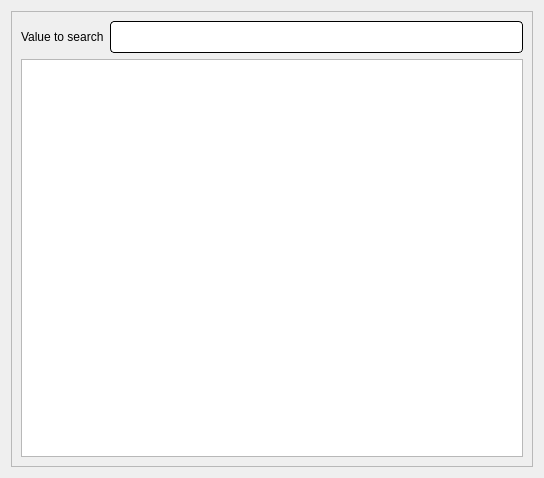
<?xml version="1.0" encoding="UTF-8"?>
<ui version="4.0">
 <class>membersList</class>
 <widget class="QDialog" name="membersList">
  <property name="geometry">
   <rect>
    <x>0</x>
    <y>0</y>
    <width>544</width>
    <height>478</height>
   </rect>
  </property>
  <property name="windowTitle">
   <string>Dialog</string>
  </property>
  <layout class="QVBoxLayout" name="verticalLayout_3">
   <item>
    <widget class="QFrame" name="frame">
     <property name="frameShape">
      <enum>QFrame::StyledPanel</enum>
     </property>
     <property name="frameShadow">
      <enum>QFrame::Raised</enum>
     </property>
     <layout class="QVBoxLayout" name="verticalLayout_2">
      <item>
       <layout class="QVBoxLayout" name="verticalLayout">
        <item>
         <layout class="QHBoxLayout" name="horizontalLayout">
          <item>
           <widget class="QLabel" name="label">
            <property name="sizePolicy">
             <sizepolicy hsizetype="Fixed" vsizetype="Fixed">
              <horstretch>0</horstretch>
              <verstretch>0</verstretch>
             </sizepolicy>
            </property>
            <property name="styleSheet">
             <string notr="true">font: 10pt &quot;Comic Sans MS&quot;;
color: rgb(0, 0, 0);</string>
            </property>
            <property name="text">
             <string>Value to search</string>
            </property>
           </widget>
          </item>
          <item>
           <widget class="QLineEdit" name="value">
            <property name="styleSheet">
             <string notr="true">QLineEdit{
	background-color: rgb(255, 255, 255);
	 border: 1px  solid;
     border-radius: 4px;
	font: 24px
}</string>
            </property>
           </widget>
          </item>
         </layout>
        </item>
        <item>
         <widget class="QTableView" name="tableView">
          <property name="styleSheet">
           <string notr="true">QHeaderView::section { background-color: #4f85e2; font: solid}</string>
          </property>
          <attribute name="horizontalHeaderHighlightSections">
           <bool>true</bool>
          </attribute>
          <attribute name="verticalHeaderVisible">
           <bool>false</bool>
          </attribute>
          <attribute name="verticalHeaderHighlightSections">
           <bool>false</bool>
          </attribute>
         </widget>
        </item>
       </layout>
      </item>
     </layout>
    </widget>
   </item>
  </layout>
 </widget>
 <resources/>
 <connections/>
</ui>
